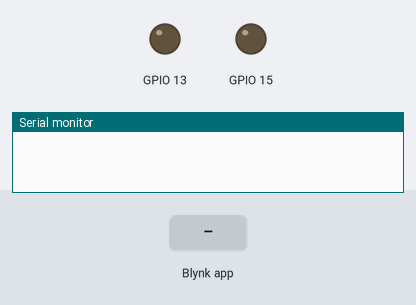
A sketch run on a simulated ESP32-S3. On the bench: output pins drawn as LEDs (lit = HIGH), the last lines printed to the serial monitor. Inputs (shaded band) come from the test bench.

Above: at 3.1 s.
3.2 s: Blynk app writes 1 to V0
At 4.2 s:
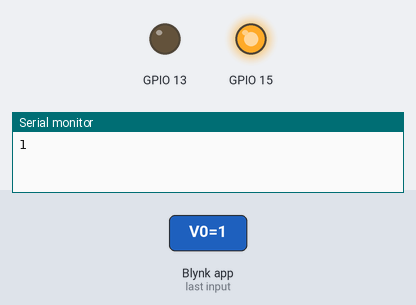
4.7 s: Blynk app writes 200 to V1
At 5.3 s:
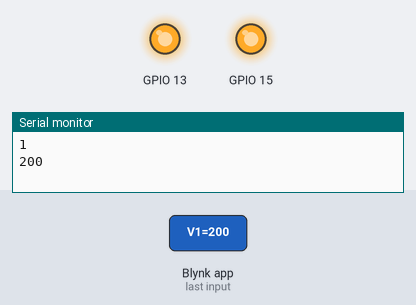
6.2 s: Blynk app writes 0 to V0
At 6.5 s:
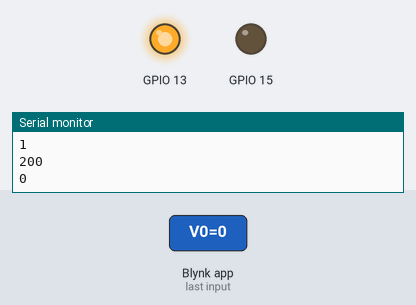
7.7 s: Blynk app writes 200 to V0
At 8.8 s:
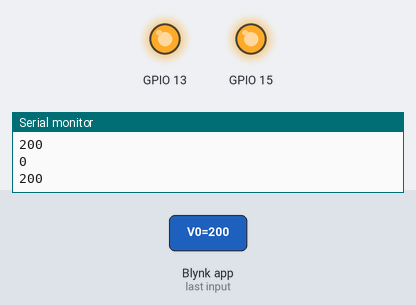
9.2 s: Blynk app writes 0 to V1
At 10.0 s:
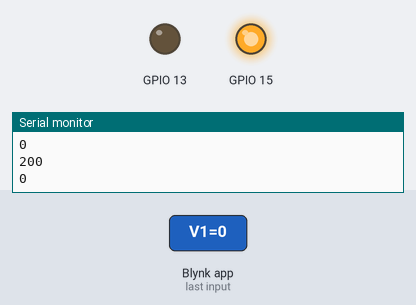
Timing chart, 0 to 11.7 s (numbered marks = the images above; inputs shaded):
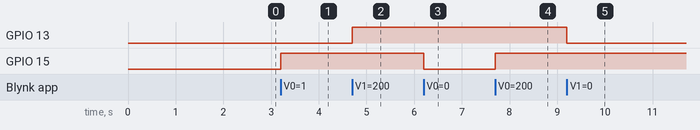

Measured:
- after the input at 3.2 s, GPIO 15: LOW → HIGH at once
- after the input at 4.7 s, GPIO 13: LOW → HIGH at once
- after the input at 6.2 s, GPIO 15: HIGH → LOW at once
- after the input at 7.7 s, GPIO 15: LOW → HIGH at once
- after the input at 9.2 s, GPIO 13: HIGH → LOW at once

The sketch:

Edgent_ESP32_led_blynk.ino
```cpp
// Fill-in information from your Blynk Template here
//#define BLYNK_TEMPLATE_ID           "TMPLxxxxxx"
//#define BLYNK_DEVICE_NAME           "Device"
#include <math.h>
#define BLYNK_TEMPLATE_ID "TMPL9ZTNFXkW"
#define BLYNK_DEVICE_NAME "joy"

#define BLYNK_FIRMWARE_VERSION        "0.1.0"

#define BLYNK_PRINT Serial
//#define BLYNK_DEBUG

#define APP_DEBUG

// Uncomment your board, or configure a custom board in Settings.h
//#define USE_WROVER_BOARD
//#define USE_TTGO_T7
//#define USE_ESP32C3_DEV_MODULE
//#define USE_ESP32S2_DEV_KIT

#include "BlynkEdgent.h"
BLYNK_WRITE(V0)    //x
{
  int pinValue_X = param.asInt();
  Serial.println(pinValue_X);
  digitalWrite(15,pinValue_X);//doubt

}
BLYNK_WRITE(V1)    //y
{
  int pinValue_Y = param.asInt();
  Serial.println(pinValue_Y);
  digitalWrite(13,pinValue_Y);//doubt

}

void setup()
{
  pinMode(15,OUTPUT);
  pinMode(13,OUTPUT);
  Serial.begin(115200);
  delay(100);

  BlynkEdgent.begin();
}

void loop() {
  BlynkEdgent.run();

}
```
